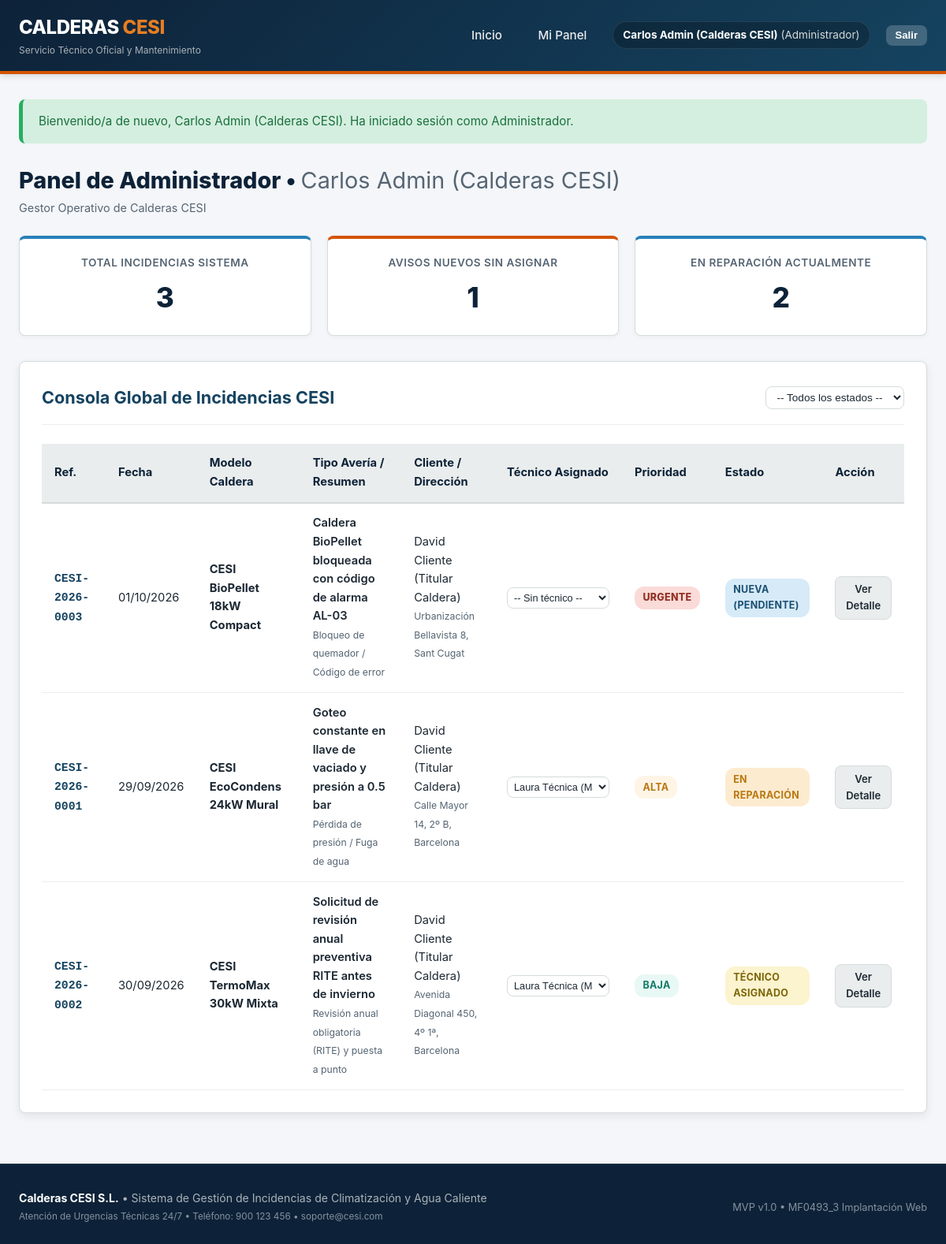
The page /panel.php (signed in) on the database its author committed.
### tables this page shows
CREATE TABLE `incidencias` (
  `id` INT UNSIGNED AUTO_INCREMENT PRIMARY KEY,
  `referencia` VARCHAR(25) NOT NULL UNIQUE,
  `solicitante_id` INT UNSIGNED NOT NULL,
  `modelo_caldera_id` INT UNSIGNED NULL,
  `categoria_id` INT UNSIGNED NOT NULL,
  `numero_serie` VARCHAR(60) NULL,
  `direccion_instalacion` VARCHAR(255) NOT NULL,
  `telefono_contacto` VARCHAR(25) NOT NULL,
  `titulo` VARCHAR(150) NOT NULL,
  `descripcion` TEXT NOT NULL,
  `prioridad` ENUM('baja', 'media', 'alta', 'urgente') NOT NULL DEFAULT 'media',
  `estado` ENUM('nueva', 'asignada', 'en_proceso', 'resuelta', 'cerrada') NOT NULL DEFAULT 'nueva',
  `tecnico_asignado_id` INT UNSIGNED NULL,
  `creada_en` DATETIME NOT NULL DEFAULT CURRENT_TIMESTAMP,
  `actualizada_en` DATETIME NOT NULL DEFAULT CURRENT_TIMESTAMP ON UPDATE CURRENT_TIMESTAMP,

  CONSTRAINT `fk_incidencia_solicitante`
    FOREIGN KEY (`solicitante_id`) REFERENCES `usuarios` (`id`)
    ON UPDATE CASCADE ON DELETE RESTRICT,

  CONSTRAINT `fk_incidencia_modelo`
    FOREIGN KEY (`modelo_caldera_id`) REFERENCES `modelos_caldera` (`id`)
    ON UPDATE CASCADE ON DELETE SET NULL,

  CONSTRAINT `fk_incidencia_categoria`
    FOREIGN KEY (`categoria_id`) REFERENCES `categorias_averia` (`id`)
    ON UPDATE CASCADE ON DELETE RESTRICT,

  CONSTRAINT `fk_incidencia_tecnico`
    FOREIGN KEY (`tecnico_asignado_id`) REFERENCES `usuarios` (`id`)
    ON UPDATE CASCADE ON DELETE SET NULL,

  INDEX `idx_incidencia_estado` (`estado`),
  INDEX `idx_incidencia_solicitante` (`solicitante_id`),
  INDEX `idx_incidencia_tecnico` (`tecnico_asignado_id`),
  INDEX `idx_incidencia_prioridad` (`prioridad`),
  INDEX `idx_incidencia_creada` (`creada_en`)
);

CREATE TABLE `modelos_caldera` (
  `id` INT UNSIGNED AUTO_INCREMENT PRIMARY KEY,
  `codigo` VARCHAR(30) NOT NULL UNIQUE,
  `nombre` VARCHAR(120) NOT NULL,
  `combustible` ENUM('gas_natural', 'propano', 'pellet_biomasa', 'aerotermia', 'gasoil') NOT NULL DEFAULT 'gas_natural',
  `potencia_kw` DECIMAL(5,2) NULL,
  `descripcion` TEXT NULL,
  `activo` TINYINT(1) NOT NULL DEFAULT 1,
  INDEX `idx_modelo_activo` (`activo`)
);

CREATE TABLE `categorias_averia` (
  `id` INT UNSIGNED AUTO_INCREMENT PRIMARY KEY,
  `nombre` VARCHAR(100) NOT NULL UNIQUE,
  `descripcion` VARCHAR(255) NULL,
  `prioridad_sugerida` ENUM('baja', 'media', 'alta', 'urgente') NOT NULL DEFAULT 'media',
  `activa` TINYINT(1) NOT NULL DEFAULT 1,
  INDEX `idx_categoria_activa` (`activa`)
);

CREATE TABLE `usuarios` (
  `id` INT UNSIGNED AUTO_INCREMENT PRIMARY KEY,
  `nombre` VARCHAR(100) NOT NULL,
  `email` VARCHAR(150) NOT NULL UNIQUE,
  `telefono` VARCHAR(25) NULL,
  `password_hash` VARCHAR(255) NOT NULL,
  `rol` ENUM('solicitante', 'tecnico', 'administrador') NOT NULL DEFAULT 'solicitante',
  `activo` TINYINT(1) NOT NULL DEFAULT 1,
  `creado_en` DATETIME NOT NULL DEFAULT CURRENT_TIMESTAMP,
  INDEX `idx_usuario_rol` (`rol`, `activo`),
  INDEX `idx_usuario_email` (`email`)
);

### src/auth.php (called while the page is built, shortened)
<?php
function esta_autenticado(): bool
{
    return !empty($_SESSION['usuario_id']) && !empty($_SESSION['usuario_rol']);
}
function usuario_actual(): ?array
{
    return [
        'id'       => (int)$_SESSION['usuario_id'],
        'nombre'   => (string)$_SESSION['usuario_nombre'],
        'email'    => (string)$_SESSION['usuario_email'],
        'rol'      => (string)$_SESSION['usuario_rol'],
        'telefono' => (string)($_SESSION['usuario_telefono'] ?? ''),
    ];
}

### panel.php (the view, shortened to what this page needs)
<?php
require_once __DIR__ . '/src/helpers.php';
require_once __DIR__ . '/src/auth.php';
$usuario = usuario_actual();
$pdo = conectar();
$rol = $usuario['rol'];
$tecnicos = [];
if ($rol === 'administrador') {
    $tecnicos = $pdo->query("SELECT id, nombre FROM usuarios WHERE rol = 'tecnico' AND activo = 1 ORDER BY nombre ASC")->fetchAll();
}
$params = [];
$clausulaWhere = [];
$whereSql = !empty($clausulaWhere) ? 'WHERE ' . implode(' AND ', $clausulaWhere) : '';
$sql = "SELECT
            i.id, i.referencia, i.titulo, i.prioridad, i.estado, i.creada_en,
            i.direccion_instalacion, i.telefono_contacto,
            u.nombre AS cliente_nombre,
            t.nombre AS tecnico_nombre,
            m.nombre AS modelo_caldera,
            c.nombre AS categoria_nombre
        FROM incidencias i
        JOIN usuarios u ON i.solicitante_id = u.id
        LEFT JOIN usuarios t ON i.tecnico_asignado_id = t.id
        LEFT JOIN modelos_caldera m ON i.modelo_caldera_id = m.id
        JOIN categorias_averia c ON i.categoria_id = c.id
        $whereSql
        ORDER BY
            FIELD(i.prioridad, 'urgente', 'alta', 'media', 'baja'),
            i.creada_en DESC";
$stmt = $pdo->prepare($sql);
$stmt->execute($params);
$incidencias = $stmt->fetchAll();
if ($rol === 'solicitante') {
    $stTotal = $pdo->prepare('SELECT COUNT(*) FROM incidencias WHERE solicitante_id = ?');
    $stTotal->execute([$usuario['id']]);
    $totalCasos = (int)$stTotal->fetchColumn();
    $stPend = $pdo->prepare('SELECT COUNT(*) FROM incidencias WHERE solicitante_id = ? AND estado IN ("nueva", "asignada", "en_proceso")');
    $stPend->execute([$usuario['id']]);
    $totalPend = (int)$stPend->fetchColumn();
    $stRes = $pdo->prepare('SELECT COUNT(*) FROM incidencias WHERE solicitante_id = ? AND estado IN ("resuelta", "cerrada")');
    $stRes->execute([$usuario['id']]);
    $totalRes = (int)$stRes->fetchColumn();
} else {
    $totalCasos = (int)$pdo->query('SELECT COUNT(*) FROM incidencias')->fetchColumn();
    $totalPend = (int)$pdo->query('SELECT COUNT(*) FROM incidencias WHERE estado = "nueva"')->fetchColumn();
    $totalRes = (int)$pdo->query('SELECT COUNT(*) FROM incidencias WHERE estado IN ("asignada", "en_proceso")')->fetchColumn();
}
require_once __DIR__ . '/views/header.php';
?>
<div style="display:flex; justify-content:space-between; align-items:center; flex-wrap:wrap; gap:1rem; margin-bottom:1.5rem;">
  <div>
    <h1 style="font-size:1.8rem; font-weight:800; color:var(--cesi-blue-dark);">
      Panel de <?= e(ucfirst($rol)) ?> &bull; <span style="font-weight:400; color:var(--cesi-text-muted);"><?= e($usuario['nombre']) ?></span>
    </h1>
    <p style="color:var(--cesi-text-muted); font-size:0.9rem;">Gestor Operativo de Calderas CESI</p>
  </div>
</div>
<div class="stats-grid">
  <div class="stat-card">
    <div class="stat-label"><?= ($rol === 'solicitante') ? 'Mis Incidencias Totales' : (($rol === 'tecnico') ? 'Mis Averías Asignadas' : 'Total Incidencias Sistema') ?></div>
    <div class="stat-number"><?= $totalCasos ?></div>
  </div>
  <div class="stat-card alert">
    <div class="stat-label"><?= ($rol === 'solicitante') ? 'Avisos en Curso' : (($rol === 'tecnico') ? 'Averías Urgentes Activas' : 'Avisos Nuevos sin Asignar') ?></div>
    <div class="stat-number"><?= $totalPend ?></div>
  </div>
  <div class="stat-card">
    <div class="stat-label"><?= ($rol === 'solicitante') ? 'Calderas Reparadas' : (($rol === 'tecnico') ? 'Bolsa de Casos Nuevos' : 'En Reparación Actualmente') ?></div>
    <div class="stat-number"><?= $totalRes ?></div>
  </div>
</div>
<div class="card">
  <div class="card-header">
    <h2 class="card-title">
      <?php if ($rol === 'solicitante'): ?>
        Mis Solicitudes y Averías de Caldera
      <?php elseif ($rol === 'tecnico'): ?>
        Cola de Trabajo del Técnico de Calderas
      <?php else: ?>
        Consola Global de Incidencias CESI
      <?php endif; ?>
    </h2>
    <div style="display:flex; gap:0.5rem; flex-wrap:wrap;">
      <form action="panel.php" method="GET" style="display:inline-flex; gap:0.35rem;">
        <select name="estado" class="form-control" style="padding:0.3rem 0.6rem; font-size:0.85rem;" onchange="this.form.submit()">
          <option value="">-- Todos los estados --</option>
        </select>
      </form>
    </div>
  </div>
  <?php if (empty($incidencias)): ?>
    <div style="text-align:center; padding:3rem 1rem; color:var(--cesi-text-muted);">
      <p style="font-size:1.1rem; margin-bottom:1rem;">No hay incidencias que coincidan con el criterio seleccionado.</p>
      <?php if ($rol === 'solicitante'): ?>
        <a href="nueva_incidencia.php" class="btn btn-flame">Abrir Primer Reporte de Caldera</a>
      <?php endif; ?>
    </div>
  <?php else: ?>
    <div class="table-responsive">
      <table class="table-custom">
        <thead>
          <tr>
            <th>Ref.</th>
            <th>Fecha</th>
            <th>Modelo Caldera</th>
            <th>Tipo Avería / Resumen</th>
            <?php if ($rol !== 'solicitante'): ?>
              <th>Cliente / Dirección</th>
              <th>Técnico Asignado</th>
            <?php endif; ?>
            <th>Prioridad</th>
            <th>Estado</th>
            <th>Acción</th>
          </tr>
        </thead>
        <tbody>
          <?php foreach ($incidencias as $inc): ?>
            <tr>
              <td>
                <a href="ver_incidencia.php?id=<?= (int)$inc['id'] ?>" style="font-family:monospace; font-weight:700; color:var(--cesi-blue-primary); text-decoration:none;">
                  <?= e($inc['referencia']) ?>
                </a>
              </td>
              <td><?= formatear_fecha($inc['creada_en'], 'd/m/Y') ?></td>
              <td>
                <strong><?= e($inc['modelo_caldera'] ?? 'No especificado') ?></strong>
              </td>
              <td>
                <div style="font-weight:600;"><?= e($inc['titulo']) ?></div>
                <small style="color:var(--cesi-text-muted);"><?= e($inc['categoria_nombre']) ?></small>
              </td>
              <?php if ($rol !== 'solicitante'): ?>
                <td>
                  <div><?= e($inc['cliente_nombre']) ?></div>
                  <small style="color:var(--cesi-text-muted);"><?= e($inc['direccion_instalacion']) ?></small>
                </td>
                <td>
                  <?php if ($rol === 'administrador'): ?>
                    <form action="panel.php" method="POST" style="display:inline-flex; align-items:center; gap:0.25rem;">
                      <select name="tecnico_id" class="form-control" style="font-size:0.8rem; padding:0.25rem; width:130px;" onchange="this.form.submit()">
                        <option value="">-- Sin técnico --</option>
                        <?php foreach ($tecnicos as $t): ?>
                          <option value="<?= (int)$t['id'] ?>" <?= ($inc['tecnico_nombre'] === $t['nombre']) ? 'selected' : '' ?>>
                            <?= e($t['nombre']) ?>
                          </option>
                        <?php endforeach; ?>
                      </select>
                    </form>
                  <?php else: ?>
                    <?= $inc['tecnico_nombre'] ? e($inc['tecnico_nombre']) : '<span style="color:#e67e22; font-weight:600;">Sin asignar</span>' ?>
                  <?php endif; ?>
                </td>
              <?php endif; ?>
              <td><?= badge_prioridad($inc['prioridad']) ?></td>
              <td><?= badge_estado($inc['estado']) ?></td>
              <td>
                <a href="ver_incidencia.php?id=<?= (int)$inc['id'] ?>" class="btn btn-secondary btn-sm">Ver Detalle</a>
              </td>
            </tr>
          <?php endforeach; ?>
        </tbody>
      </table>
    </div>
  <?php endif; ?>
</div>
<?php require_once __DIR__ . '/views/footer.php'; ?>

### views/header.php (shortened to what this page needs)
<?php
require_once dirname(__DIR__) . '/src/helpers.php';
require_once dirname(__DIR__) . '/src/auth.php';
$usuario = usuario_actual();
$flash = get_flash();
?>
<!DOCTYPE html>
<html lang="es">
<head>
  <link rel="stylesheet" href="assets/css/cesi.css">
</head>
<body>
<header class="site-header">
  <div class="header-container">
    <a href="index.php" class="brand-link">
      <div>
        <div class="brand-logo-text">CALDERAS <span>CESI</span></div>
        <span class="brand-tagline">Servicio Técnico Oficial y Mantenimiento</span>
      </div>
    </a>
    <nav>
      <ul class="nav-links">
        <li><a href="index.php">Inicio</a></li>
        <?php if ($usuario): ?>
          <li><a href="panel.php">Mi Panel</a></li>
          <li class="nav-badge-user">
            <strong><?= e($usuario['nombre']) ?></strong> (<?= e(ucfirst($usuario['rol'])) ?>)
          </li>
          <li>
            <form action="logout.php" method="POST" style="display:inline;">
              <button type="submit" class="btn btn-secondary btn-sm" style="background: rgba(255,255,255,0.2); color:#fff; border:none;">Salir</button>
            </form>
          </li>
        <?php else: ?>
          <li><a href="login.php">Iniciar Sesión</a></li>
          <li><a href="registro.php" style="background-color: var(--cesi-flame-primary); color: #fff;">Registrarse</a></li>
        <?php endif; ?>
      </ul>
    </nav>
  </div>
</header>
<main class="main-content">
  <?php if ($flash): ?>
    <div class="flash-message flash-<?= e($flash['tipo']) ?>">
      <span><?= e($flash['mensaje']) ?></span>
    </div>
  <?php endif; ?>

### src/helpers.php (shortened to what this page needs)
<?php
function e(?string $valor): string
{
    return htmlspecialchars((string)($valor ?? ''), ENT_QUOTES | ENT_SUBSTITUTE, 'UTF-8');
}
function formatear_fecha(?string $fecha, string $formato = 'd/m/Y H:i'): string
{
    try {
        $dt = new DateTimeImmutable($fecha);
        return $dt->format($formato);
    } catch (Exception) {
        return e($fecha);
    }
}
function get_flash(): ?array
{
    if (isset($_SESSION['flash'])) {
        $flash = $_SESSION['flash'];
        return $flash;
    }
    return null;
}
function badge_estado(string $estado): string
{
    $clases = [
        'nueva'       => 'badge-estado-nueva',
        'asignada'    => 'badge-estado-asignada',
        'en_proceso'  => 'badge-estado-proceso',
        'resuelta'    => 'badge-estado-resuelta',
        'cerrada'     => 'badge-estado-cerrada',
    ];
    $nombres = [
        'nueva'       => 'Nueva (Pendiente)',
        'asignada'    => 'Técnico Asignado',
        'en_proceso'  => 'En Reparación',
        'resuelta'    => 'Resuelta',
        'cerrada'     => 'Cerrada / Finalizada',
    ];
    $clase = $clases[$estado] ?? 'badge-generica';
    $texto = $nombres[$estado] ?? ucfirst($estado);
    return sprintf('<span class="badge %s">%s</span>', e($clase), e($texto));
}
function badge_prioridad(string $prioridad): string
{
    $clases = [
        'baja'    => 'badge-prio-baja',
        'media'   => 'badge-prio-media',
        'alta'    => 'badge-prio-alta',
        'urgente' => 'badge-prio-urgente',
    ];
    $nombres = [
        'baja'    => 'Baja',
        'media'   => 'Media',
        'alta'    => 'Alta',
        'urgente' => 'URGENTE',
    ];
    $clase = $clases[$prioridad] ?? 'badge-generica';
    $texto = $nombres[$prioridad] ?? ucfirst($prioridad);
    return sprintf('<span class="badge %s">%s</span>', e($clase), e($texto));
}

### views/footer.php
</main>
<footer class="site-footer">
  <div class="footer-container">
    <div class="footer-copy">
      <strong>Calderas CESI S.L.</strong> &bull; Sistema de Gestión de Incidencias de Climatización y Agua Caliente
      <br>
      <small style="color: #85929e;">Atención de Urgencias Técnicas 24/7 &bull; Teléfono: 900 123 456 &bull; soporte@cesi.com</small>
    </div>
    <div>
      <span style="font-size: 0.8rem; color: #85929e;">MVP v1.0 &bull; MF0493_3 Implantación Web</span>
    </div>
  </div>
</footer>
</body>
</html>

### rows shown on the page
incidencias: referencia "CESI-2026-0003", creada_en "01/10/2026", modelo_caldera.nombre "CESI BioPellet 18kW Compact", titulo "Caldera BioPellet bloqueada con código de alarma AL-03", categoria.nombre "Bloqueo de quemador / Código de error", solicitante.nombre "David Cliente (Titular Caldera)", direccion_instalacion "Urbanización Bellavista 8, Sant Cugat", prioridad "URGENTE", estado "NUEVA (PENDIENTE)"
incidencias: referencia "CESI-2026-0001", creada_en "29/09/2026", modelo_caldera.nombre "CESI EcoCondens 24kW Mural", titulo "Goteo constante en llave de vaciado y presión a 0.5 bar", categoria.nombre "Pérdida de presión / Fuga de agua", solicitante.nombre "David Cliente (Titular Caldera)", direccion_instalacion "Calle Mayor 14, 2º B, Barcelona", prioridad "ALTA", estado "EN REPARACIÓN"
incidencias: referencia "CESI-2026-0002", creada_en "30/09/2026", modelo_caldera.nombre "CESI TermoMax 30kW Mixta", titulo "Solicitud de revisión anual preventiva RITE antes de invierno", categoria.nombre "Revisión anual obligatoria (RITE) y puesta a punto", solicitante.nombre "David Cliente (Titular Caldera)", direccion_instalacion "Avenida Diagonal 450, 4º 1ª, Barcelona", prioridad "BAJA", estado "TÉCNICO ASIGNADO"

### other values the page prints
$usuario['nombre'] "Carlos Admin (Calderas CESI)"
$usuario['rol'] "Administrador"
$flash['mensaje'] "Bienvenido/a de nuevo, Carlos Admin (Calderas CESI). Ha iniciado sesión como Administrador."
$rol "Administrador"
$totalCasos "3"
$totalPend "1"
$totalRes "2"
form field tecnico_id "Laura Técnica (Mantenimiento)"
